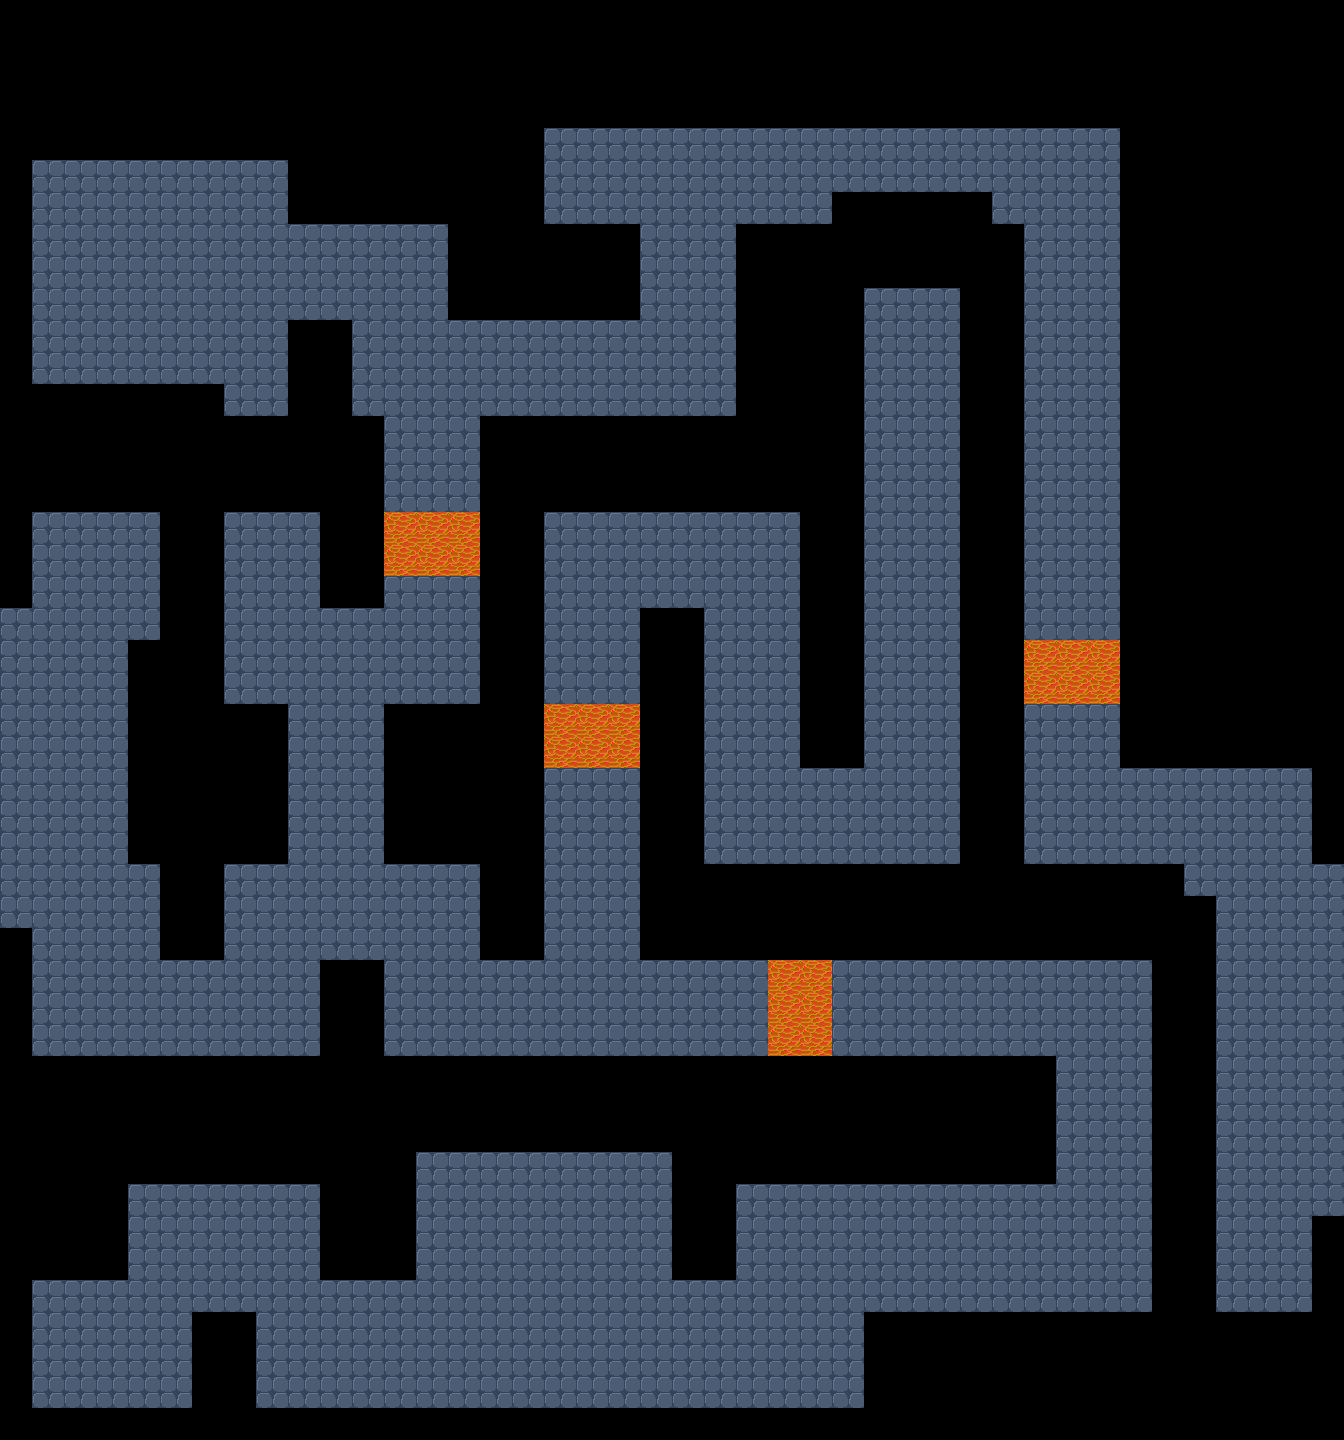

A 2D game scene composited from a Tiled map and its tileset images. What follows is a short description and the map's XML, with each tile layer's data collapsed to a summary:
An orthogonal 42x45 tile map with 32x32 px tiles, 1 tile layer (Manual), 2 hidden layers not drawn and 3 objects (Enter, Exit, SawBlade).

<map version="1.0" tiledversion="1.0.3" orientation="orthogonal" renderorder="right-down" width="42" height="45" tilewidth="32" tileheight="32" nextobjectid="5">
 <tileset firstgid="1" source="TileSet/tileconfig_level.tsx" />
 <layer name="Manual" width="42" height="45">
  <data>[1890 cells, 1890 non-empty, 3 distinct tile ids]</data>
 </layer>
 <layer name="Auto" width="42" height="45" visible="0">
  <data>[1890 cells, 1890 non-empty, 23 distinct tile ids]</data>
 </layer>
 <layer name="AutoTraps" width="42" height="45" visible="0">
  <data>[1890 cells, 24 non-empty, 8 distinct tile ids]</data>
 </layer>
 <objectgroup name="PointsOfInterest">
  <object id="1" name="Enter" x="-16" y="752" width="32" height="32">
   <ellipse />
  </object>
  <object id="2" name="Exit" x="1328" y="1008" width="32" height="32">
   <ellipse />
  </object>
  <object id="4" name="SawBlade1" type="SawBlade" x="352" y="384">
   <polyline points="0,0 384,0" />
  </object>
 </objectgroup>
</map>
